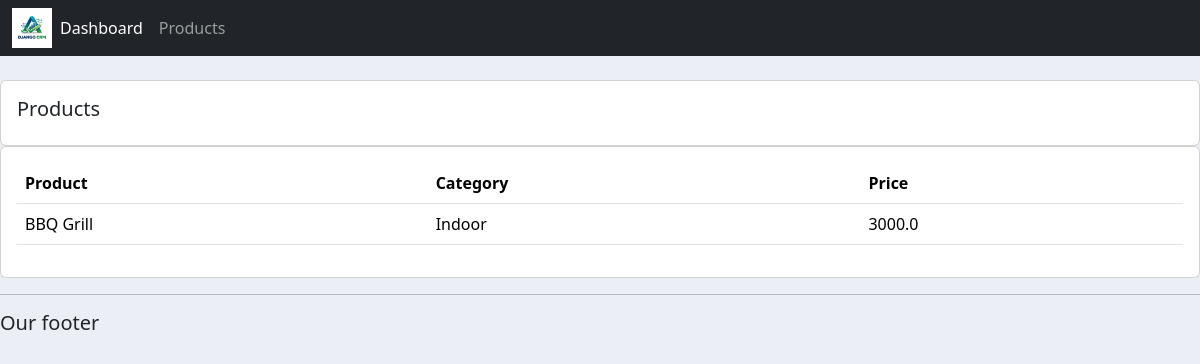
The app's page /products/, older data.
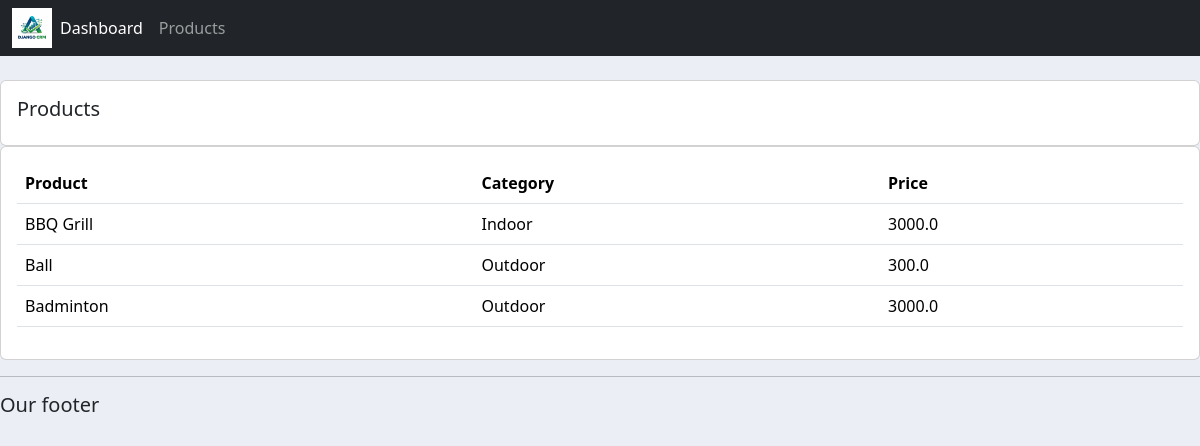
The same page, newer data.
### accounts/models.py (models this page shows, shortened)
class Product(models.Model):
    CATEGORY = (
		('Indoor','Indoor'),
		('Outdoor','Outdoor')
	)
    name = models.CharField(max_length=200,null=True)
    price = models.FloatField(null=True)
    category = models.CharField(max_length=200,null=True,choices=CATEGORY)
    description = models.CharField(max_length=200,null=True,blank=True)
    date_created = models.DateTimeField(auto_now_add=True,null=True)
    tag = models.ManyToManyField(Tag)

### accounts/views.py (the view)
# urls.py: path('products/',views.products,name='products'),
def products(request):
    products = Product.objects.all()
    return render(request,'accounts/products.html', {'products': products})

### accounts/templates/accounts/products.html
{%  extends 'accounts/main.html' %}
{% block content %}
		<br>
		<div class="row">
			<div class="col-md">
				<div class="card card-body">
					<h5>Products</h5>
				</div>
				<div class="card card-body">
					<table class="table">
						<tr>
							<th>Product</th>
							<th>Category</th>
							<th>Price</th>
						</tr>
						{% for product in products %}
						<tr>
							<td>{{ product.name }}</td>
							<td>{{ product.category }}</td>
							<td>{{ product.price }}</td>
						</tr>
						{% endfor %}
					</table>
				</div>
			</div>
		</div>
{% endblock content %}

Row changes from the older to the newer data that the page shows:
added Product: name "Ball", category "Outdoor", price "300.0"
added Product: name "Badminton", category "Outdoor", price "3000.0"
